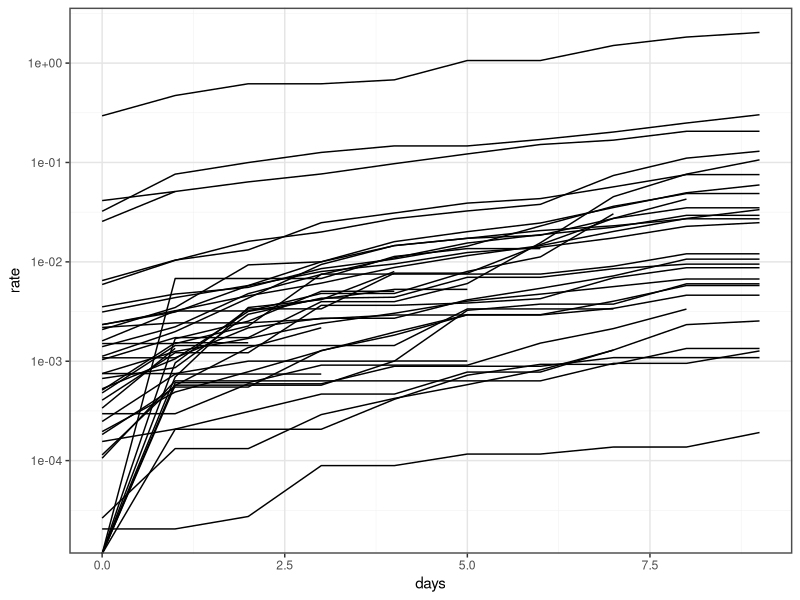

Here is the R script that generated this plot: (Note: this script raises an error after producing the figure.)
## ---- chunk 1
knitr::opts_chunk$set(echo = FALSE, message = FALSE, warning = FALSE, 
                      fig.width = 8, fig.asp = 0.621, out.width = "100%")
## ---- chunk 2
packages <- c("tidyverse", "knitr", "kableExtra", "broom", "cowplot", "rstan", "tidybayes", "scales", "ggridges")
sapply(packages, require, character.only = TRUE, quietly = TRUE)
theme_set(theme_bw() + 
            panel_border(colour = "grey30", size = 1) + 
            background_grid(color.major = "grey90", 
                            color.minor = "grey95", 
                            minor = "xy", major = "xy"))
rm(packages)
options(mc.cores = parallel::detectCores())
## ---- chunk 3
d <- read_csv("../Data/euro_smit.csv") %>% 
    filter(date >= ymd("2020-03-02")) %>%
    select(country, pop, days, cases = cum_cases, rate) %>% 
    group_by(country) %>% 
    mutate(days = row_number() - 1) %>% 
    ungroup %>% 
    mutate(country_id = as.numeric(as.factor(country)))
d
## ---- chunk 4
d %>% 
    ggplot(aes(days, rate, group = country)) +
    geom_line() +
    scale_y_log10()
## ---- chunk 5
N_obs <- nrow(d)
N_countries <- max(d$country_id)
days <- d$days
cases <- d$cases %>% as.integer
country <- d$country_id %>% as.integer
pop <- d %>% distinct(country_id, pop) %>% .$pop / 1000
stan_data <- list(N_obs = N_obs, N_countries = N_countries, days = days, cases = cases, country = country, pop = pop)
str(stan_data)
## ---- chunk 6
m <- sampling(stan_model("Euro_Model.stan"), 
                data  = stan_data, chains = 4, iter = 1000, warmup = 500)
## ---- chunk 7
tidyMCMC(m, pars = c("alpha", "beta"), conf.int = T, ess = T, rhat = T) %>% 
    mutate(par = str_extract(term, "^alpha|beta")) %>%
    filter(par == "beta") %>% 
    group_by(par) %>% 
    mutate(country_id = row_number()) %>% 
    inner_join(
        d %>% distinct(country, country_id)
    ) %>% 
    select(country, par, estimate, conf.low, conf.high) %>% 
    mutate(country = fct_reorder(country, beta)) %>% 
    ggplot(aes(country, estimate, ymin = conf.low, ymax = conf.high)) +
    geom_linerange() +
    geom_point() +
    coord_flip()
